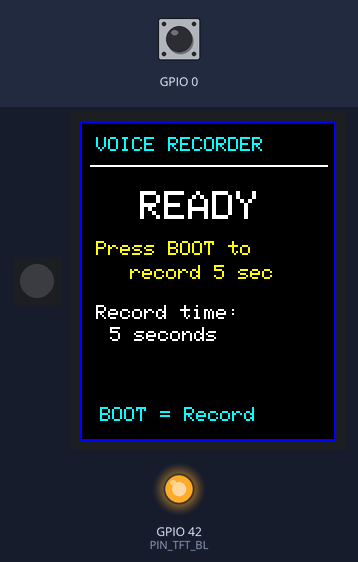
Bench run of a sketch on a simulated ESP32-S3. On the bench: 1 RGB LEDs in strip order, left to right, 128×160 colour display, output pins drawn as LEDs (lit = HIGH). The inputs (shaded band) are chosen by the test bench; at power-on: GPIO 0 HIGH. Dim RGB values are drawn brighter than linear; I2S audio is not simulated (input reads silence); what the sketch prints to the serial monitor is not drawn.

Above: at 3.2 s.
3.3 s: GPIO 0 pulled LOW for 0.15 s
At 3.96 s:
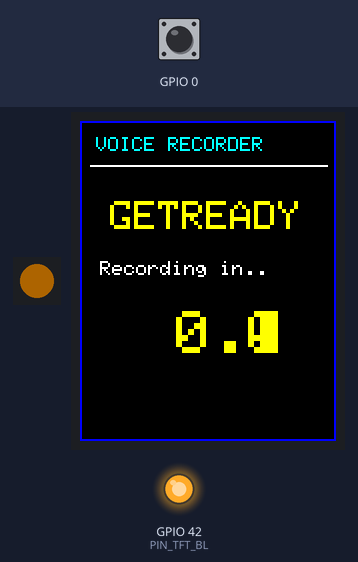
At 15.2 s:
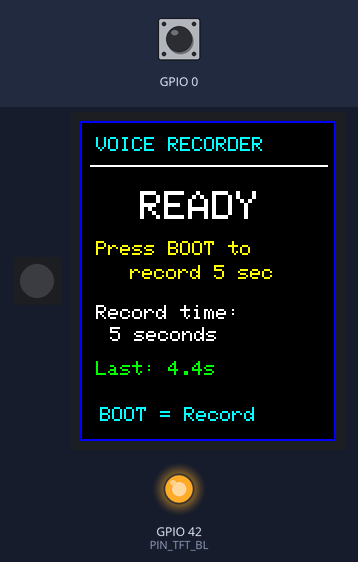
Timing chart, 0 to 16.7 s (numbered marks = the images above; inputs shaded):
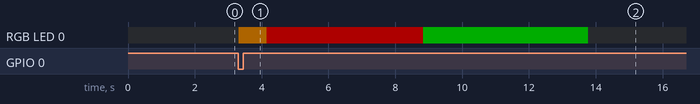

Measured:
- after the input at 3.3 s, RGB LED 0: off → RGB(50, 29, 0) at once, → RGB(50, 0, 0) 0.83 s later, → RGB(0, 50, 0) 4.7 s later, → off 4.9 s later; the display: first changes at once (image 1 shows a later state)

The sketch:

06-ESP32-S3-VoiceMonitoring-display1.8.ino
```cpp
/*
 * ESP32-S3 Voice Recorder - 5 Second Record & Play
 * WITH WS2812B LED INDICATOR
 * Modified for ST7735 1.8" 128x160 LCD
 *
 * FEATURES:
 * - 500ms delay setelah button press (skip button click sound)
 * - Display no flicker (selective update)
 * - 5 second recording time
 * - WS2812B LED: RED (recording), GREEN (playing), OFF (idle)
 */

#include <Arduino.h>
#include <SPI.h>
#include <Adafruit_GFX.h>
#include <Adafruit_ST7735.h>
#include <Adafruit_NeoPixel.h>
#include <driver/i2s.h>

// ========== LCD PINS (ST7735 1.8" 128x160) ==========
#define PIN_TFT_SCLK  21
#define PIN_TFT_MOSI  47
#define PIN_TFT_CS    41
#define PIN_TFT_DC    40
#define PIN_TFT_RST   45
#define PIN_TFT_BL    42
#define TFT_WIDTH     128
#define TFT_HEIGHT    160

// ========== AUDIO PINS ==========
#define SPEAKER_DOUT  7
#define SPEAKER_BCLK  15
#define SPEAKER_LRC   16

#define MIC_WS        4
#define MIC_SCK       5
#define MIC_SD        6

// ========== WS2812B LED ==========
#define LED_PIN       48
#define LED_COUNT     1

// ========== AUDIO SETTINGS ==========
#define SAMPLE_RATE   16000
#define RECORD_TIME   5         // 5 seconds
#define BUFFER_SIZE   512
#define BUTTON_DELAY  500       // 500ms delay to skip button click sound

// Calculate total samples for 5 seconds
#define TOTAL_SAMPLES (SAMPLE_RATE * RECORD_TIME)

// ========== I2S PORTS ==========
#define I2S_SPEAKER   I2S_NUM_0
#define I2S_MIC       I2S_NUM_1

// ========== OBJECTS ==========
SPIClass spi(FSPI);
Adafruit_ST7735 tft = Adafruit_ST7735(&spi, PIN_TFT_CS, PIN_TFT_DC, PIN_TFT_RST);
Adafruit_NeoPixel strip(LED_COUNT, LED_PIN, NEO_GRB + NEO_KHZ800);

// ========== BUFFERS ==========
int32_t mic_buffer[BUFFER_SIZE];
int16_t speaker_buffer[BUFFER_SIZE * 2]; // stereo

// Recording buffer - 5 seconds at 16kHz = 80000 samples
int16_t* recording_buffer = NULL;
int recorded_samples = 0;

// ========== STATE ==========
enum State {
  IDLE,
  WAITING,    // NEW: Wait 500ms after button press
  RECORDING,
  PLAYING
};

State current_state = IDLE;
State last_state = IDLE;
bool boot_pressed = false;
uint32_t state_start_time = 0;
int playback_position = 0;

// Display update tracking
float last_countdown = -1;
int last_progress = -1;

// ========== LED FUNCTIONS ==========
void setLED(uint8_t r, uint8_t g, uint8_t b) {
  strip.setPixelColor(0, strip.Color(r, g, b));
  strip.show();
}

void ledOff() {
  setLED(0, 0, 0);
}

void ledRed() {
  setLED(255, 0, 0);
}

void ledGreen() {
  setLED(0, 255, 0);
}

void ledYellow() {
  setLED(255, 150, 0);
}

// ========== LCD FUNCTIONS ==========
void initLCD() {
  spi.begin(PIN_TFT_SCLK, -1, PIN_TFT_MOSI);
  pinMode(PIN_TFT_BL, OUTPUT);
  digitalWrite(PIN_TFT_BL, HIGH);

  // Initialize ST7735 1.8" 128x160
  tft.initR(INITR_BLACKTAB);
  tft.setRotation(0);  // Portrait: 128x160
  tft.fillScreen(ST77XX_BLACK);

  // Title - DRAW ONCE, NEVER CLEAR
  tft.drawRect(0, 0, TFT_WIDTH, TFT_HEIGHT, ST77XX_BLUE);
  tft.setCursor(8, 8);
  tft.setTextColor(ST77XX_CYAN);
  tft.setTextSize(1);
  tft.print("VOICE RECORDER");

  tft.drawLine(5, 22, 123, 22, ST77XX_WHITE);
}

void drawIdleScreen() {
  // Only draw once when entering IDLE state
  tft.fillRect(5, 28, 118, 127, ST77XX_BLACK);

  tft.setTextSize(2);
  tft.setCursor(30, 35);
  tft.setTextColor(ST77XX_WHITE);
  tft.print("READY");

  tft.setTextSize(1);
  tft.setCursor(8, 60);
  tft.setTextColor(ST77XX_YELLOW);
  tft.print("Press BOOT to");
  tft.setCursor(25, 72);
  tft.print("record 5 sec");

  tft.setCursor(8, 92);
  tft.setTextColor(ST77XX_WHITE);
  tft.print("Record time:");
  tft.setCursor(15, 103);
  tft.print("5 seconds");

  if (recorded_samples > 0) {
    tft.setCursor(8, 120);
    tft.setTextColor(ST77XX_GREEN);
    tft.print("Last: ");
    tft.printf("%.1fs", recorded_samples / (float)SAMPLE_RATE);
  }

  tft.setCursor(10, 143);
  tft.setTextColor(ST77XX_CYAN);
  tft.print("BOOT = Record");
}

void drawWaitingScreen() {
  tft.fillRect(5, 28, 118, 127, ST77XX_BLACK);

  tft.setTextSize(2);
  tft.setCursor(15, 40);
  tft.setTextColor(ST77XX_YELLOW);
  tft.print("GETREADY");

  tft.setTextSize(1);
  tft.setCursor(10, 70);
  tft.setTextColor(ST77XX_WHITE);
  tft.print("Recording in..");

  // Countdown will be updated separately
}

void updateWaitingCountdown() {
  uint32_t elapsed = millis() - state_start_time;
  float remaining = (BUTTON_DELAY - elapsed) / 1000.0;

  if (remaining < 0) remaining = 0;

  // Only update if changed
  if (abs(remaining - last_countdown) > 0.05) {
    // Clear only countdown area
    tft.fillRect(40, 90, 50, 30, ST77XX_BLACK);

    tft.setTextSize(3);
    tft.setCursor(48, 95);
    tft.setTextColor(ST77XX_YELLOW);
    tft.printf("%.1f", remaining);

    last_countdown = remaining;
  }
}

void drawRecordingScreen() {
  tft.fillRect(5, 28, 118, 127, ST77XX_BLACK);

  tft.setTextSize(2);
  tft.setCursor(8, 35);
  tft.setTextColor(ST77XX_RED);
  tft.print("RECORDING");

  // Draw static progress bar frame
  tft.drawRect(10, 135, 108, 14, ST77XX_WHITE);

  last_countdown = -1;  // Reset for fresh update
  last_progress = -1;
}

void updateRecordingProgress() {
  uint32_t elapsed = millis() - state_start_time;
  float remaining = RECORD_TIME - (elapsed / 1000.0);
  if (remaining < 0) remaining = 0;

  // Update countdown only if changed
  if (abs(remaining - last_countdown) > 0.05) {
    tft.fillRect(35, 70, 60, 35, ST77XX_BLACK);
    tft.setTextSize(3);
    tft.setCursor(48, 75);
    tft.setTextColor(ST77XX_RED);
    tft.printf("%.1f", remaining);
    last_countdown = remaining;
  }

  // Update progress bar
  int progress = map(elapsed, 0, RECORD_TIME * 1000, 0, 106);
  progress = constrain(progress, 0, 106);

  if (progress != last_progress) {
    tft.fillRect(11, 136, 106, 12, ST77XX_BLACK);
    tft.fillRect(11, 136, progress, 12, ST77XX_RED);
    last_progress = progress;
  }

  // Blinking REC indicator
  static uint32_t last_blink = 0;
  if (millis() - last_blink > 500) {
    static bool blink_state = false;
    tft.fillCircle(110, 35, 6, blink_state ? ST77XX_RED : ST77XX_BLACK);
    tft.drawCircle(110, 35, 6, ST77XX_WHITE);
    blink_state = !blink_state;
    last_blink = millis();
  }
}

void drawPlayingScreen() {
  tft.fillRect(5, 28, 118, 127, ST77XX_BLACK);

  tft.setTextSize(2);
  tft.setCursor(25, 35);
  tft.setTextColor(ST77XX_GREEN);
  tft.print("PLAYING");

  // Draw static progress bar frame
  tft.drawRect(10, 135, 108, 14, ST77XX_WHITE);

  last_progress = -1;  // Reset
}

void updatePlayingProgress() {
  float progress_pct = (playback_position * 100.0) / recorded_samples;

  // Update percentage
  tft.fillRect(35, 70, 60, 35, ST77XX_BLACK);
  tft.setTextSize(2);
  tft.setCursor(40, 80);
  tft.setTextColor(ST77XX_GREEN);
  tft.printf("%.0f%%", progress_pct);

  // Update progress bar
  int progress = map(playback_position, 0, recorded_samples, 0, 106);
  progress = constrain(progress, 0, 106);

  if (progress != last_progress) {
    tft.fillRect(11, 136, 106, 12, ST77XX_BLACK);
    tft.fillRect(11, 136, progress, 12, ST77XX_GREEN);
    last_progress = progress;
  }
}

// ========== AUDIO FUNCTIONS ==========
void initSpeaker() {
  i2s_config_t speaker_config = {
    .mode = (i2s_mode_t)(I2S_MODE_MASTER | I2S_MODE_TX),
    .sample_rate = SAMPLE_RATE,
    .bits_per_sample = I2S_BITS_PER_SAMPLE_16BIT,
    .channel_format = I2S_CHANNEL_FMT_RIGHT_LEFT,
    .communication_format = I2S_COMM_FORMAT_STAND_I2S,
    .intr_alloc_flags = ESP_INTR_FLAG_LEVEL1,
    .dma_buf_count = 8,
    .dma_buf_len = 512,
    .use_apll = false,
    .tx_desc_auto_clear = true,
    .fixed_mclk = 0
  };

  i2s_pin_config_t speaker_pins = {
    .bck_io_num = SPEAKER_BCLK,
    .ws_io_num = SPEAKER_LRC,
    .data_out_num = SPEAKER_DOUT,
    .data_in_num = I2S_PIN_NO_CHANGE
  };

  i2s_driver_install(I2S_SPEAKER, &speaker_config, 0, NULL);
  i2s_set_pin(I2S_SPEAKER, &speaker_pins);
}

void initMicrophone() {
  i2s_config_t mic_config = {
    .mode = (i2s_mode_t)(I2S_MODE_MASTER | I2S_MODE_RX),
    .sample_rate = SAMPLE_RATE,
    .bits_per_sample = I2S_BITS_PER_SAMPLE_32BIT,
    .channel_format = I2S_CHANNEL_FMT_ONLY_LEFT,
    .communication_format = I2S_COMM_FORMAT_STAND_I2S,
    .intr_alloc_flags = ESP_INTR_FLAG_LEVEL1,
    .dma_buf_count = 8,
    .dma_buf_len = 512,
    .use_apll = false,
    .tx_desc_auto_clear = false,
    .fixed_mclk = 0
  };

  i2s_pin_config_t mic_pins = {
    .bck_io_num = MIC_SCK,
    .ws_io_num = MIC_WS,
    .data_out_num = I2S_PIN_NO_CHANGE,
    .data_in_num = MIC_SD
  };

  i2s_driver_install(I2S_MIC, &mic_config, 0, NULL);
  i2s_set_pin(I2S_MIC, &mic_pins);
  i2s_zero_dma_buffer(I2S_MIC);

  // Flush garbage
  for (int i = 0; i < 10; i++) {
    size_t bytes_read;
    i2s_read(I2S_MIC, mic_buffer, sizeof(mic_buffer), &bytes_read, 100);
  }
}

// ========== RECORDING FUNCTIONS ==========
void startWaiting() {
  Serial.println("\n⏳ WAITING (skip button click)...");
  current_state = WAITING;
  state_start_time = millis();
  drawWaitingScreen();
  ledYellow();  // Yellow LED saat waiting
}

void startRecording() {
  Serial.println("\n🔴 RECORDING START");

  current_state = RECORDING;
  recorded_samples = 0;
  state_start_time = millis();

  // Allocate buffer if not already allocated
  if (recording_buffer == NULL) {
    recording_buffer = (int16_t*)malloc(TOTAL_SAMPLES * sizeof(int16_t));
    if (recording_buffer == NULL) {
      Serial.println("❌ Failed to allocate recording buffer!");
      current_state = IDLE;
      drawIdleScreen();
      ledOff();
      return;
    }
  }

  // Clear buffer
  memset(recording_buffer, 0, TOTAL_SAMPLES * sizeof(int16_t));

  // Flush mic buffer to remove any residual button click
  for (int i = 0; i < 5; i++) {
    size_t bytes_read;
    i2s_read(I2S_MIC, mic_buffer, sizeof(mic_buffer), &bytes_read, 100);
  }

  Serial.printf("Recording %d samples (5 seconds)...\n", TOTAL_SAMPLES);
  drawRecordingScreen();
  ledRed();  // RED LED saat recording
}

void recordAudio() {
  size_t bytes_read;
  i2s_read(I2S_MIC, mic_buffer, sizeof(mic_buffer), &bytes_read, portMAX_DELAY);

  if (bytes_read == 0) return;

  int samples = bytes_read / sizeof(int32_t);

  for (int i = 0; i < samples && recorded_samples < TOTAL_SAMPLES; i++) {
    // Convert 32-bit to 16-bit
    int16_t sample = (int16_t)(mic_buffer[i] >> 14);

    // Apply gain (2x amplification)
    sample = sample * 2;

    // Limiter
    if (sample > 16000) sample = 16000;
    if (sample < -16000) sample = -16000;

    recording_buffer[recorded_samples++] = sample;
  }

  // Check if recording complete
  if (recorded_samples >= TOTAL_SAMPLES || (millis() - state_start_time) >= (RECORD_TIME * 1000)) {
    Serial.printf("✅ Recording complete! Captured %d samples\n", recorded_samples);
    current_state = PLAYING;
    playback_position = 0;
    drawPlayingScreen();
    ledGreen();  // GREEN LED saat playing
    delay(300); // Short pause before playback
  }
}

void playbackAudio() {
  if (playback_position >= recorded_samples) {
    // Playback complete
    Serial.println("✅ Playback complete!\n");
    current_state = IDLE;
    playback_position = 0;
    drawIdleScreen();
    ledOff();  // LED OFF saat idle
    return;
  }

  // Prepare buffer for playback
  int samples_to_play = min(BUFFER_SIZE, recorded_samples - playback_position);

  for (int i = 0; i < samples_to_play; i++) {
    int16_t sample = recording_buffer[playback_position + i];
    speaker_buffer[i * 2] = sample;      // Left
    speaker_buffer[i * 2 + 1] = sample;  // Right
  }

  size_t bytes_written;
  i2s_write(I2S_SPEAKER, speaker_buffer, samples_to_play * 4, &bytes_written, portMAX_DELAY);

  playback_position += samples_to_play;
}

// ========== SETUP ==========
void setup() {
  Serial.begin(115200);
  delay(1000);

  Serial.println("\n╔═══════════════════════════════════════════╗");
  Serial.println("║   ESP32-S3 Voice Recorder (5 seconds)     ║");
  Serial.println("║   ST7735 1.8\" 128x160 LCD Version        ║");
  Serial.println("╚═══════════════════════════════════════════╝\n");

  // Initialize WS2812B LED
  Serial.print("Initializing WS2812B LED... ");
  strip.begin();
  strip.setBrightness(50);  // Set brightness (0-255)
  ledOff();
  Serial.println("OK!");

  // Initialize LCD
  Serial.print("Initializing ST7735 LCD... ");
  initLCD();
  Serial.println("OK!");

  tft.setCursor(10, 70);
  tft.setTextColor(ST77XX_YELLOW);
  tft.setTextSize(1);
  tft.print("Initializing");
  tft.setCursor(25, 82);
  tft.print("audio...");

  // Initialize audio
  Serial.print("Initializing Speaker... ");
  initSpeaker();
  Serial.println("OK!");

  Serial.print("Initializing Microphone... ");
  initMicrophone();
  Serial.println("OK!");

  // Setup BOOT button
  pinMode(0, INPUT_PULLUP);

  Serial.println("\n╔═══════════════════════════════════════════╗");
  Serial.println("║  READY!                                   ║");
  Serial.println("║  Press BOOT button to record 5 seconds    ║");
  Serial.println("║  LED: RED=Recording, GREEN=Playing        ║");
  Serial.println("╚═══════════════════════════════════════════╝\n");

  drawIdleScreen();
  ledOff();  // Start with LED OFF
  delay(500);
}

// ========== LOOP ==========
void loop() {
  static uint32_t last_display_update = 0;

  // Check BOOT button (only when idle)
  if (current_state == IDLE) {
    if (digitalRead(0) == LOW && !boot_pressed) {
      boot_pressed = true;
      startWaiting();
    } else if (digitalRead(0) == HIGH) {
      boot_pressed = false;
    }
  }

  // State machine
  switch(current_state) {
    case IDLE:
      // Do nothing, wait for button press
      break;

    case WAITING:
      // Wait for button delay to expire
      if (millis() - state_start_time >= BUTTON_DELAY) {
        startRecording();
      } else {
        updateWaitingCountdown();
      }
      break;

    case RECORDING:
      recordAudio();
      updateRecordingProgress();
      break;

    case PLAYING:
      playbackAudio();
      if (millis() - last_display_update > 100) {
        updatePlayingProgress();
        last_display_update = millis();
      }
      break;
  }

  // Track state changes
  last_state = current_state;
}
```
